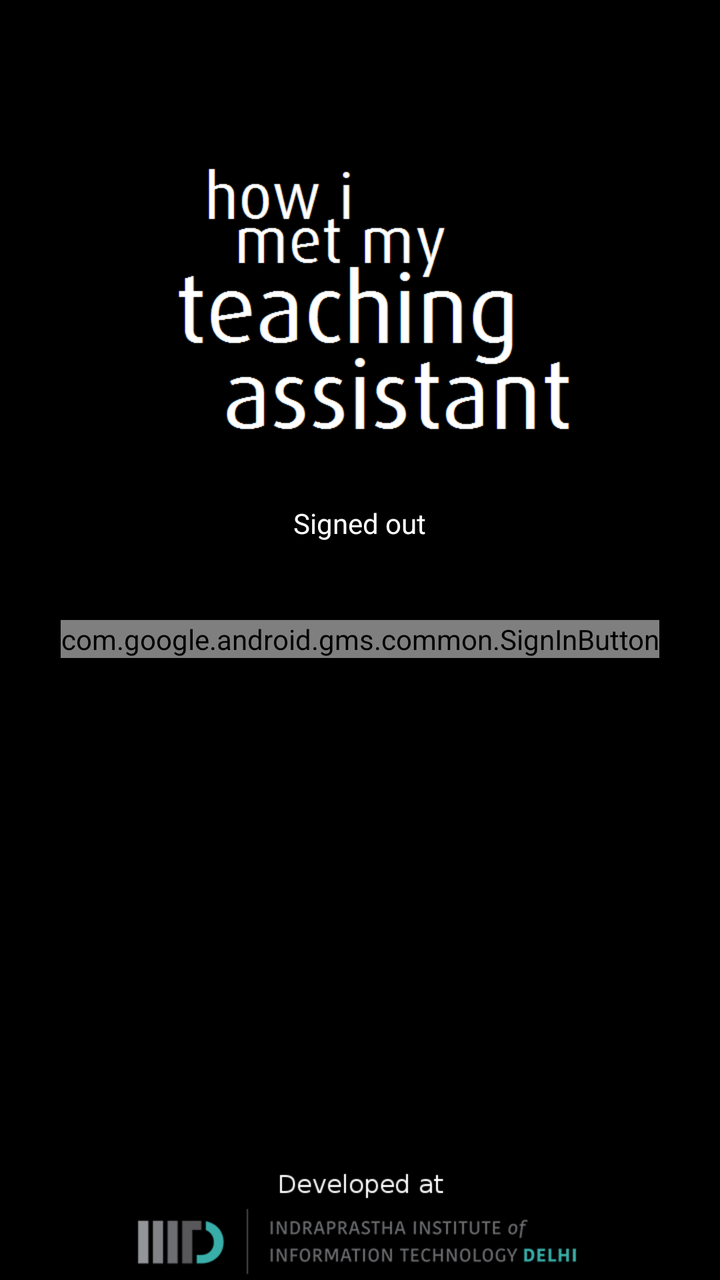
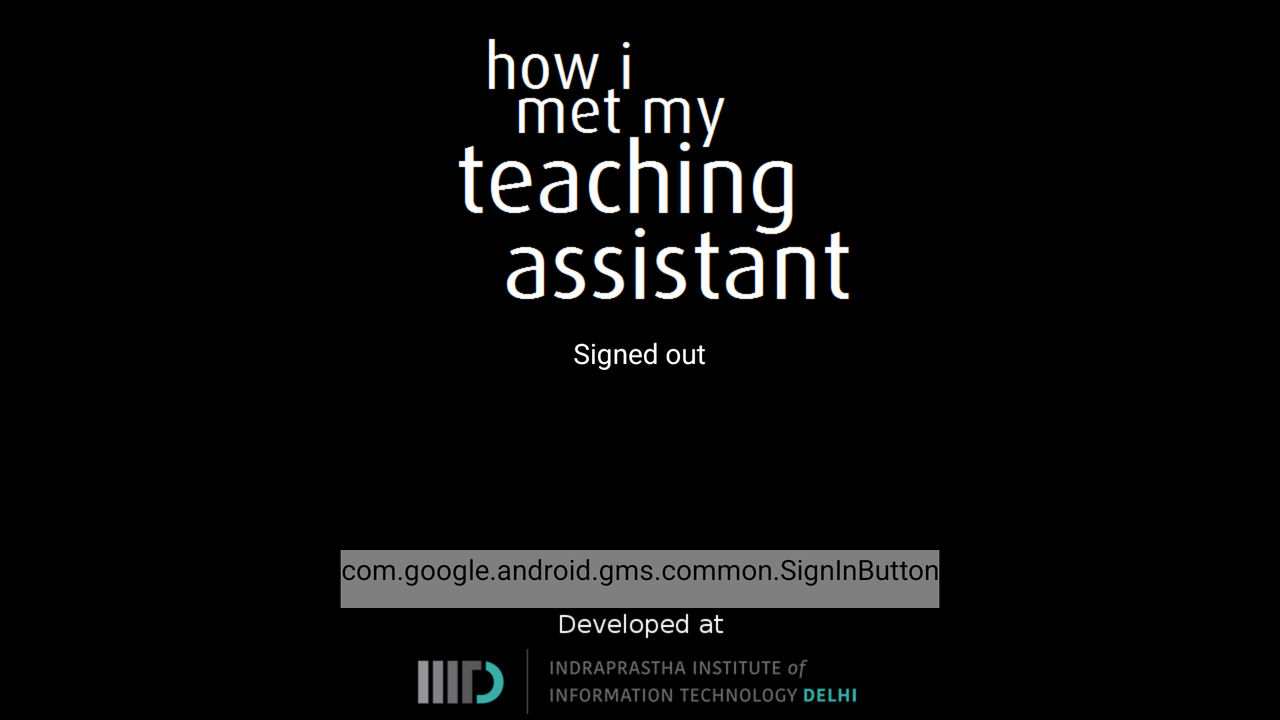

The same Android screen from two of the app's own layout files: first res/layout/ as a phone draws it, then the author's variant for another configuration, drawn on a device whose configuration selects that folder. Both files follow.
<!-- AndroidManifest.xml: application theme GreenIt -->
<!-- res/layout/activity_sign_in.xml -->
<?xml version="1.0" encoding="utf-8"?>
<RelativeLayout
    xmlns:android="http://schemas.android.com/apk/res/android"
    xmlns:tools="http://schemas.android.com/tools"
    xmlns:app="http://schemas.android.com/apk/res-auto"
    android:layout_width="match_parent"
    android:layout_height="match_parent"
    tools:context=".extra.SignInActivity"
    android:background="@android:color/black">

    <ImageView
        android:layout_width="wrap_content"
        android:layout_height="wrap_content"
        app:srcCompat="@drawable/credits"
        android:layout_alignParentBottom="true"
        android:layout_centerHorizontal="true"
        android:id="@+id/imageView4" />

    <TextView
        android:id="@+id/status"
        android:layout_width="wrap_content"
        android:layout_height="wrap_content"
        android:text="@string/signed_out"
        android:textColor="@android:color/white"
        android:textSize="14sp"
        android:layout_below="@+id/imageView3"
        android:layout_centerHorizontal="true"
        android:layout_marginTop="30dp" />

    <TextView
        android:id="@+id/detail"
        android:layout_width="wrap_content"
        android:layout_height="wrap_content"
        android:fadeScrollbars="true"
        android:gravity="center"
        android:maxLines="5"
        android:padding="10dp"
        android:scrollbars="vertical"
        android:textColor="@android:color/white"
        android:textSize="14sp"
        android:layout_below="@+id/status"
        android:layout_centerHorizontal="true" />

    <com.google.android.gms.common.SignInButton
        android:id="@+id/sign_in_button"
        android:layout_width="wrap_content"
        android:layout_height="wrap_content"
        android:visibility="visible"
        android:layout_below="@+id/detail"
        android:layout_centerHorizontal="true"
        />

    <ImageView
        android:layout_width="wrap_content"
        android:layout_height="wrap_content"
        app:srcCompat="@drawable/logo"
        android:layout_marginTop="80dp"
        android:id="@+id/imageView3"
        android:layout_alignParentTop="true"
        android:layout_alignStart="@+id/imageView4" />

    <Button
        android:id="@+id/sign_out_button"
        android:layout_width="wrap_content"
        android:layout_height="wrap_content"
        android:text="@string/sign_out"
        android:theme="@style/ThemeOverlay.MyDarkButton"
        android:layout_above="@+id/imageView4"
        android:layout_alignEnd="@+id/imageView4"
        style="@style/Widget.AppCompat.Button.Borderless"
        android:visibility="gone" />


    <Button
        android:id="@+id/disconnect_button"
        android:layout_width="wrap_content"
        android:layout_height="wrap_content"
        android:text="@string/disconnect"
        android:theme="@style/ThemeOverlay.MyDarkButton"
        style="@style/Widget.AppCompat.Button.Borderless"
        android:layout_above="@+id/imageView4"
        android:layout_alignStart="@+id/imageView4"
        android:visibility="gone" />


</RelativeLayout>
<!-- resources referenced by this layout -->
<resources>
  <!-- drawable credits: png bitmap (drawable-xhdpi, 15240 bytes) -->
  <!-- drawable logo: png bitmap (drawable-xhdpi, 10425 bytes) -->
  <string name="disconnect">Disconnect</string>
  <string name="sign_out">Sign Out</string>
  <string name="signed_out">Signed out</string>
  <style name="ThemeOverlay.MyDarkButton" parent="ThemeOverlay.AppCompat.Dark">
          <item name="colorButtonNormal">@color/blue_grey_500</item>
          <item name="android:textColor">@android:color/white</item>
      </style>
  <style name="GreenIt" parent="AppTheme">
          <item name="colorPrimary">@color/colorPrimaryGreenIt</item>
          <item name="colorPrimaryDark">@color/colorPrimaryDarkGreenIt</item>
          <item name="colorAccent">@color/colorAccentGreenIt</item>
          <item name="android:colorBackground">@color/background_material_light_grrenit</item>
      </style>
  <color name="blue_grey_500">#607D8B</color>
  <style name="AppTheme" parent="Theme.AppCompat.Light.DarkActionBar">
          
          <item name="colorPrimary">@color/colorPrimary</item>
          <item name="colorPrimaryDark">@color/colorPrimaryDark</item>
          <item name="colorAccent">@color/colorAccent</item>
      </style>
  <color name="colorPrimaryGreenIt">#8bc34a</color>
  <color name="colorPrimaryDarkGreenIt">#689f38</color>
  <color name="colorAccentGreenIt">#2e7d32</color>
  <color name="background_material_light_grrenit">#f0f4c3</color>
  <color name="colorPrimary">#3F51B5</color>
  <color name="colorPrimaryDark">#00138d</color>
  <color name="colorAccent">#FF4081</color>
</resources>
<!-- res/layout-land/activity_sign_in.xml (the author's variant of the layout above) -->
<!-- drawn on the phone turned sideways -->
<?xml version="1.0" encoding="utf-8"?>
<RelativeLayout
    xmlns:android="http://schemas.android.com/apk/res/android"
    xmlns:tools="http://schemas.android.com/tools"
    xmlns:app="http://schemas.android.com/apk/res-auto"
    android:layout_width="match_parent"
    android:layout_height="match_parent"
    tools:context=".extra.SignInActivity"
    android:background="@android:color/black">

    <ImageView
        android:layout_width="wrap_content"
        android:layout_height="wrap_content"
        app:srcCompat="@drawable/credits"
        android:layout_alignParentBottom="true"
        android:layout_centerHorizontal="true"
        android:id="@+id/imageView4" />

    <TextView
        android:id="@+id/detail"
        android:layout_width="wrap_content"
        android:layout_height="wrap_content"
        android:fadeScrollbars="true"
        android:gravity="center"
        android:maxLines="5"
        android:padding="10dp"
        android:scrollbars="vertical"
        android:textColor="@android:color/white"
        android:textSize="14sp"
        android:layout_below="@+id/status"
        android:layout_centerHorizontal="true" />

    <Button
        android:id="@+id/sign_out_button"
        android:layout_width="wrap_content"
        android:layout_height="wrap_content"
        android:text="@string/sign_out"
        android:theme="@style/ThemeOverlay.MyDarkButton"
        android:layout_above="@+id/imageView4"
        android:layout_alignEnd="@+id/imageView4"
        style="@style/Widget.AppCompat.Button.Borderless"
        android:visibility="gone" />


    <Button
        android:id="@+id/disconnect_button"
        android:layout_width="wrap_content"
        android:layout_height="wrap_content"
        android:text="@string/disconnect"
        android:theme="@style/ThemeOverlay.MyDarkButton"
        style="@style/Widget.AppCompat.Button.Borderless"
        android:layout_above="@+id/imageView4"
        android:layout_alignStart="@+id/imageView4"
        android:visibility="gone" />

    <TextView
        android:id="@+id/status"
        android:layout_width="wrap_content"
        android:layout_height="wrap_content"
        android:text="@string/signed_out"
        android:textColor="@android:color/white"
        android:textSize="14sp"
        android:layout_marginTop="10dp"
        android:layout_below="@+id/imageView3"
        android:layout_centerHorizontal="true" />

    <ImageView
        android:layout_width="wrap_content"
        android:layout_height="wrap_content"
        app:srcCompat="@drawable/logo"
        android:id="@+id/imageView3"
        android:layout_below="@+id/sign_out_button"
        android:layout_alignStart="@+id/imageView4"
        android:layout_marginTop="15dp" />

    <com.google.android.gms.common.SignInButton
        android:id="@+id/sign_in_button"
        android:layout_width="wrap_content"
        android:layout_height="wrap_content"
        android:visibility="visible"
        android:layout_above="@+id/imageView4"
        android:paddingBottom="10dp"
        android:layout_centerHorizontal="true" />


</RelativeLayout>
